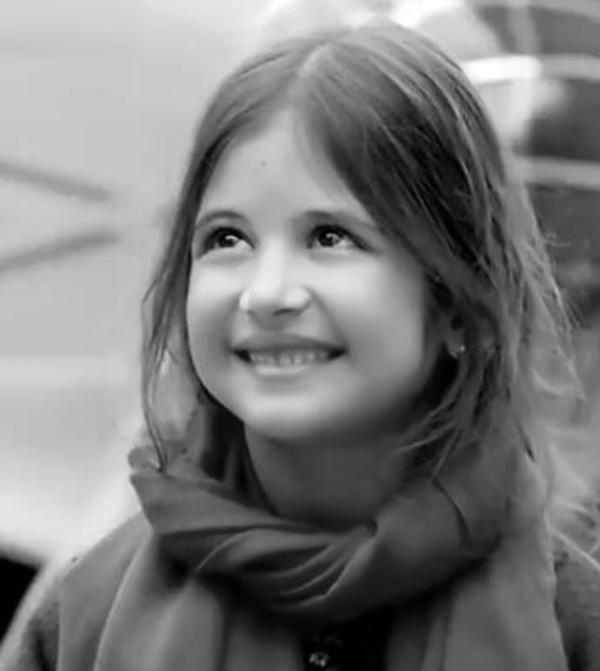
#> input picture opencv_project_practice/Lab3/data/girl.png, 600 x 671 px
$ python Ex4.py
#> lines starting #> are read from the running program, lines starting #| are printed output that depends on the picture
import cv2
import numpy as np
from matplotlib import pyplot as plt


def gaussian_highpass_filter(image, sigma):
    rows, cols = image.shape
    # 计算中心
    center_x = int(cols / 2)
    center_y = int(rows / 2)
    # 创建滤波器
    filter = np.zeros((rows, cols), dtype=np.float32)
    # 计算滤波器权值，生成滤波器矩阵
    # 公式：1-e^{-\frac{d^2}{2\sigma^2}}
    for i in range(rows):
        for j in range(cols):
            d = np.sqrt((i - center_y) ** 2 + (j - center_x) ** 2)
            filter[i, j] = 1 - np.exp(-d ** 2 / (2 * sigma ** 2))
    # 进行滤波
    result = np.fft.ifftshift(np.fft.fft2(image) * filter)
    result = np.abs(np.fft.ifft2(np.fft.fftshift(result)))
    return result


if __name__ == '__main__':
    # 读取原始图像
    image = cv2.imread('data/girl.png', cv2.IMREAD_GRAYSCALE)
#> image is the input picture: shape (671, 600); min 0, max 255, mean 123.4
    # 设计和应用高斯高通滤波器
    sigma1 = 50  # 第一种滤波器的标准差
    filtered_image1 = gaussian_highpass_filter(image, sigma1)
#> after the loop in gaussian_highpass_filter, `for i in range(rows):`:
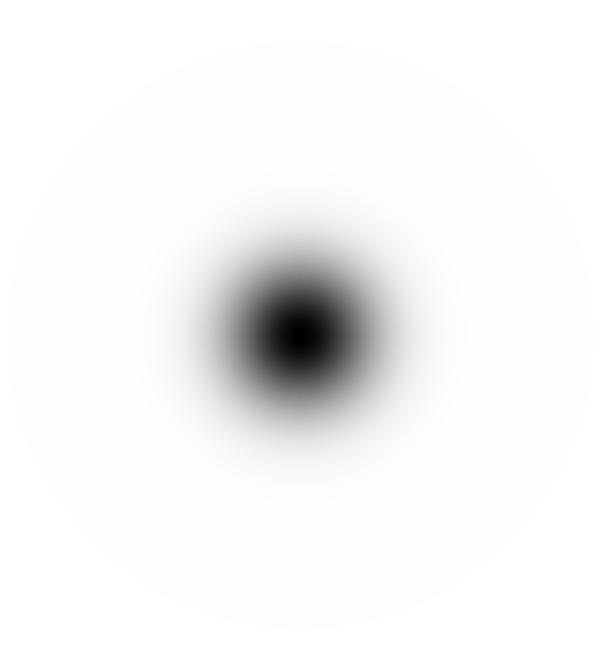
#> filter: shape (671, 600) float32; min 0, max 1, mean 0.961
    sigma2 = 1000  # 第二种滤波器的标准差
    filtered_image2 = gaussian_highpass_filter(image, sigma2)
#> call 2 of gaussian_highpass_filter, with sigma = 1000
#> after the loop in gaussian_highpass_filter (call 2), `for i in range(rows):`:
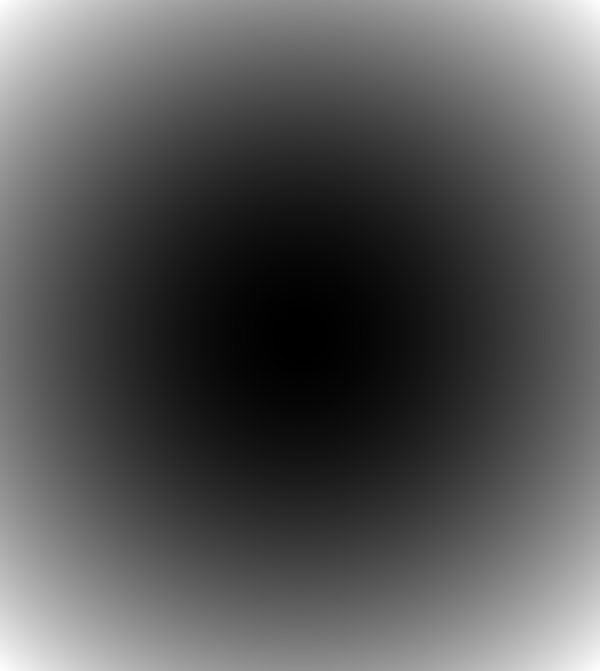
#> filter: shape (671, 600) float32; min 0, max 0.0962, mean 0.033; drawn with min black and max white
    # 显示滤波结果
    plt.subplot(121), plt.imshow(filtered_image1, cmap='gray')
    plt.title('Filtered Image (Sigma = 50)'), plt.xticks([]), plt.yticks([])
    plt.subplot(122), plt.imshow(filtered_image2, cmap='gray')
    plt.title('Filtered Image (Sigma = 1000)'), plt.xticks([]), plt.yticks([])
    # 显示直方图
    plt.figure()
    plt.subplot(121), plt.hist(filtered_image1.ravel(), 256, [0, 256])
    plt.title('Histogram (Sigma = 50)'), plt.xticks([]), plt.yticks([])
    plt.subplot(122), plt.hist(filtered_image2.ravel(), 256, [0, 256])
    plt.title('Histogram (Sigma = 1000)'), plt.xticks([]), plt.yticks([])
    plt.tight_layout()
    # 显示频域图像
    plt.figure()
    plt.subplot(121), plt.imshow(np.log(np.abs(np.fft.fftshift(np.fft.fft2(image)))), cmap='gray')
    plt.title('Frequency Domain Image 1'), plt.xticks([]), plt.yticks([])
    plt.subplot(122), plt.imshow(np.log(np.abs(np.fft.fftshift(np.fft.fft2(filtered_image2)))), cmap='gray')
    plt.title('Frequency Domain Image 2'), plt.xticks([]), plt.yticks([])
    plt.tight_layout()
    plt.show()
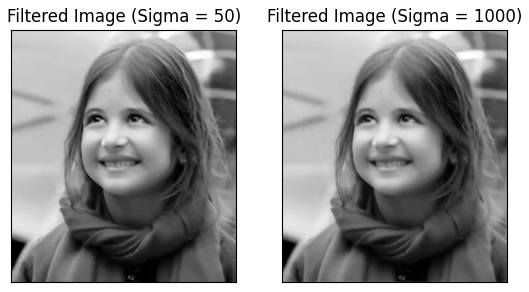
#> figure drawn by matplotlib, 2 panels
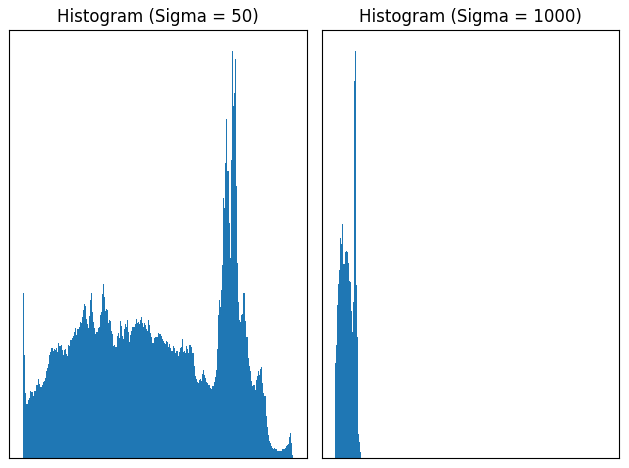
#> figure drawn by matplotlib, 2 panels
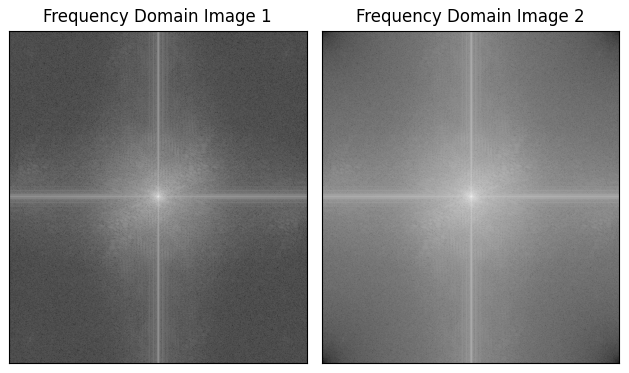
#> figure drawn by matplotlib, 2 panels
